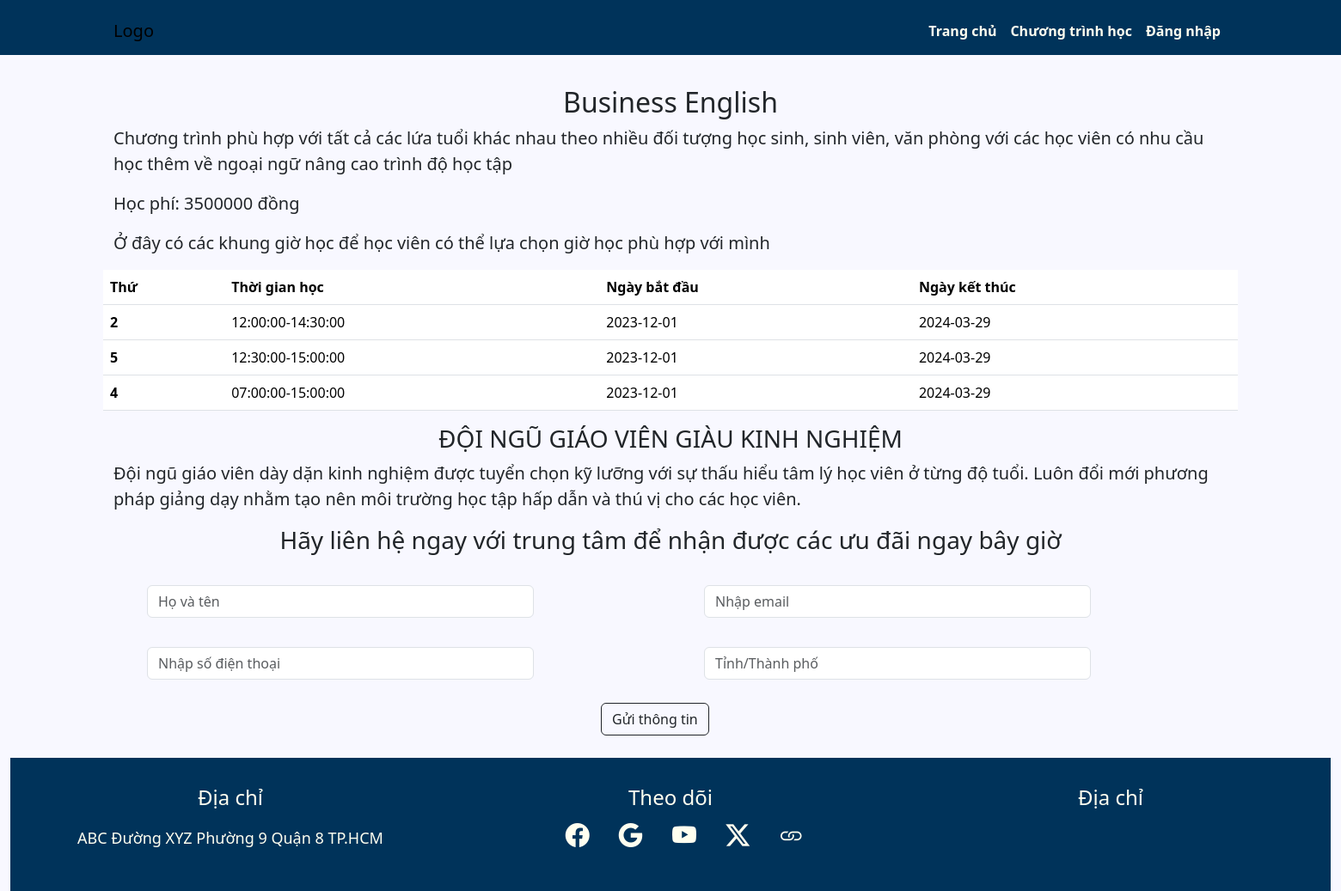
Screenshot of /Nhom_109/index.php?act=chitietct&id=KH03 with the database file from the repository.
### tables this page shows
CREATE TABLE IF NOT EXISTS `chuongtrinh` (
  `id` varchar(8) NOT NULL,
  `tenct` varchar(30) NOT NULL,
  `mota` text NOT NULL,
  `img` varchar(30) DEFAULT NULL,
  `video` varchar(30) DEFAULT NULL,
  `hocphi` float NOT NULL,
  PRIMARY KEY (`id`)
);

CREATE TABLE IF NOT EXISTS `tkb` (
  `id` int(8) NOT NULL AUTO_INCREMENT,
  `idlop` varchar(8) NOT NULL,
  `thu` varchar(7) NOT NULL,
  `bd` time NOT NULL,
  `kt` time NOT NULL,
  PRIMARY KEY (`id`),
  KEY `lktkb` (`idlop`)
);

CREATE TABLE IF NOT EXISTS `lop` (
  `id` varchar(8) NOT NULL,
  `tenlop` varchar(20) NOT NULL,
  `phong` varchar(4) NOT NULL,
  `thoigianbd` date NOT NULL,
  `thoigiankt` date NOT NULL,
  `trangthai` tinyint(1) NOT NULL DEFAULT '0',
  `idgv` varchar(8) NOT NULL,
  `idct` varchar(8) NOT NULL,
  PRIMARY KEY (`id`),
  KEY `lkgv` (`idgv`),
  KEY `lkkh` (`idct`)
);

### Nhom_109/model/chuongtrinh.php (called while the page is built, shortened)
<?php
    function getct_one($id){
        $conn=connectdb();
        $stmt = $conn->prepare("SELECT * FROM chuongtrinh inner join lop on chuongtrinh.id=lop.idct inner join tkb on tkb.idlop=lop.id
        where chuongtrinh.id='".$id."'");
        $stmt->execute();
        $kq=$stmt->fetchAll();
        return $kq;
    }
?>

### Nhom_109/view/chitietct.php (the view, shortened to what this page needs)
<div class="container">
    <div class="row rowkhung" >
                <?php if(!empty($ct)){?>
                <h2 style="text-align:center"><?php echo $ct[0]['tenct'];?></h3>
                <p class="chitiet">Chương trình phù hợp với tất cả các lứa tuổi khác nhau theo nhiều đối tượng học sinh,
                     sinh viên, văn phòng với các học viên có nhu cầu học thêm về ngoại ngữ nâng cao trình độ học tập</p>
                <p class="chitiet">Học phí: <?php echo $ct[0]['hocphi'];}?> đồng</p>
                <p class="chitiet">Ở đây có các khung giờ học để học viên có thể lựa chọn giờ học phù hợp với mình</p>
                <table class="table">
                                <thead>
                                  <tr>
                                    <th scope="col">Thứ</th>
                                    <th scope="col">Thời gian học</th>
                                    <th scope="col">Ngày bắt đầu</th>
                                    <th scope="col">Ngày kết thúc</th>
                                  </tr>
                                </thead>
                                <?php foreach($ct as $ds=>$value){?>
                                <tr>
                                          <th><?php echo $value['thu'];?></th>
                                          <td><?php echo $value['bd'].'-'.$value['kt'];?></td>
                                          <td><?php echo $value['thoigianbd'];?></td>
                                          <td><?php echo $value['thoigiankt'];}?></td>
                                </tr>
                </table>
                <h3 style="text-align:center">ĐỘI NGŨ GIÁO VIÊN GIÀU KINH NGHIỆM</h3>
                <p class="chitiet">Đội ngũ giáo viên dày dặn kinh nghiệm được tuyển chọn kỹ lưỡng với sự thấu hiểu tâm lý học viên ở từng độ tuổi.
                    Luôn đổi mới phương pháp giảng dạy nhằm tạo nên môi trường học tập hấp dẫn và thú vị cho các học viên.</p>
                <h3 style="text-align:center">Hãy liên hệ ngay với trung tâm để nhận được các ưu đãi ngay bây giờ</h3>
                <div class="container">
    <form action="index.php?act=dangkyform" method="post" enctype="multipart/form-data">
      <div class="row rowstyle" >
        <div class="col" >
          <input type="text" class="form-control form" placeholder="Họ và tên" name="hoten">
        </div>
        <div class="col">
          <input type="email" class="form-control form" placeholder="Nhập email" name="email">
        </div>
      </div>
      <div class="row rowstyle" >
        <div class="col" >
          <input type="text" class="form-control form" placeholder="Nhập số điện thoại" name="sdt">
        </div>
        <div class="col">
          <input type="text" class="form-control form" placeholder="Tỉnh/Thành phố" name="tinh">
        </div>
      </div>
      <div class="container button">
        <div class="col-sm-12 col-md-12 col-lg-12 submitbutton">
          <input type="submit" class="btn btn-outline-dark" value="Gửi thông tin" name="dangky">
        </div>
      </div>
    </form>
  </div>
    </div>
</div>

### Nhom_109/style/style.css (style rules this page uses)
.form { width: 450px; margin: 7px; }
.rowstyle { margin-top: 20px; margin-bottom: 10px; margin-left: 20px; width: 100%; position: relative; }
.submitbutton { margin-top: 6px; margin-left: 555px; }
.button { margin-top: 20px; margin-bottom: 10px; }
body { overflow-x: hidden; }
body { background-color: #F8F8FF; }
.chitiet { font-size: 15pt; --font-family-sans-serif: "Open Sans", -apple-system, BlinkMacSystemFont, "Segoe UI", Roboto, "Helvetica Neue", Arial, sans-serif, "Apple Color Emoji", "Segoe UI Emoji", "Segoe UI Symbol", "Noto Color Emoji"; }
.rowkhung { margin-top: 100px; }

### rows the page displays
chuongtrinh: tenct "Business English", hocphi "3500000", tkb.thu "2", tkb.bd "12:00:00", tkb.kt "14:30:00", lop.thoigianbd "2023-12-01", lop.thoigiankt "2024-03-29", tkb.thu "5", tkb.bd "12:30:00", tkb.kt "15:00:00", tkb.thu "4", tkb.bd "07:00:00"
